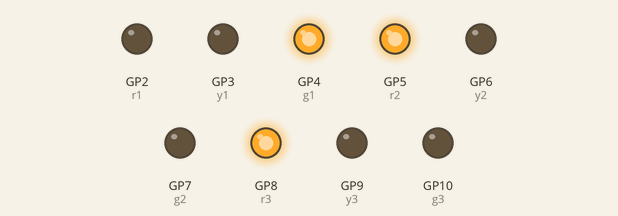
Bench run of a program on a simulated Raspberry Pi Pico running MicroPython. Parts: output pins drawn as LEDs (lit = HIGH).

Above: at 1.5 s.
At 3.5 s:
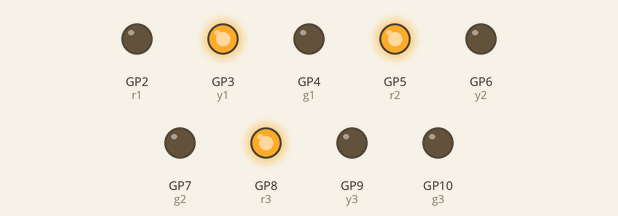
At 5.5 s:
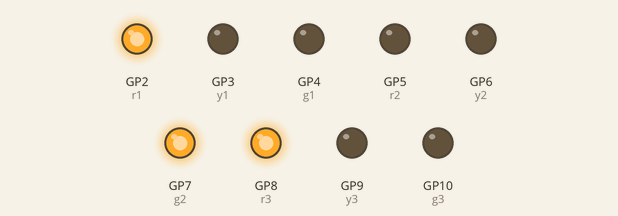
At 7.5 s:
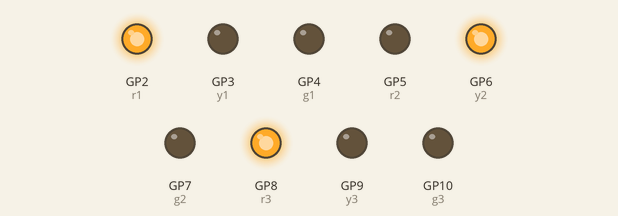
At 9.5 s:
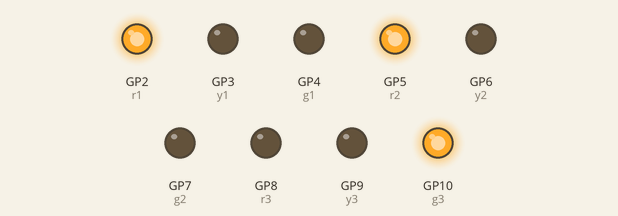
At 11.5 s:
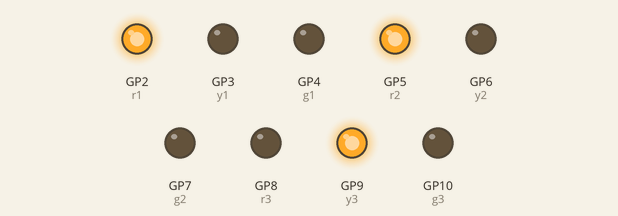
Timing chart, 0 to 15.6 s (numbered marks = the images above):
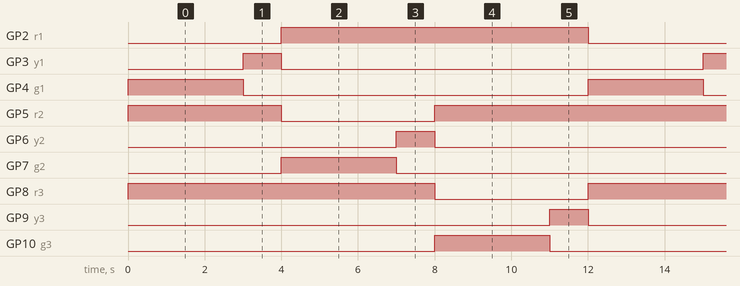

Measured:
- by itself, GP2 (r1), GP5 (r2), GP8 (r3): alternates HIGH for 8.0 s and LOW for 4.0 s
- by itself, GP3 (y1), GP6 (y2), GP9 (y3): alternates HIGH for 1.0 s and LOW for 11.0 s
- by itself, GP4 (g1), GP7 (g2), GP10 (g3): alternates HIGH for 3.0 s and LOW for 9.0 s

The program:

004_traffic.py
```python
from machine import Pin
import time


r1 = Pin(2, Pin.OUT)
y1 = Pin(3, Pin.OUT)
g1 = Pin(4, Pin.OUT)


r2 = Pin(5, Pin.OUT)
y2 = Pin(6, Pin.OUT)
g2 = Pin(7, Pin.OUT)


r3 = Pin(8, Pin.OUT)
y3 = Pin(9, Pin.OUT)
g3 = Pin(10, Pin.OUT)


r1.value(1)
r2.value(1)
r3.value(1)

while True:

    r1.value(0)
    g1.value(1)
    time.sleep(3)

    g1.value(0)
    y1.value(1)
    time.sleep(1)

    y1.value(0)
    r1.value(1)

    r2.value(0)
    g2.value(1)
    time.sleep(3)

    g2.value(0)
    y2.value(1)
    time.sleep(1)

    y2.value(0)
    r2.value(1)

    r3.value(0)
    g3.value(1)
    time.sleep(3)

    g3.value(0)
    y3.value(1)
    time.sleep(1)

    y3.value(0)
    r3.value(1)
```
